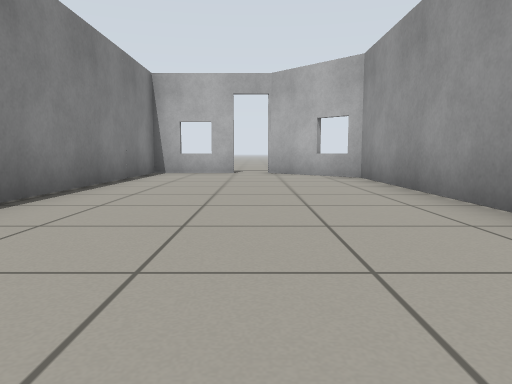
view 1 (above)

12 first-person views from a walk through a robot-simulator world made for Gazebo. The camera is 0.5 m above the floor, tilts 6° down and sees 70° across. The floor is counted in squares, 1 m on a side. Each view is taken from the middle of a square. On the plan, view 1 faces up. The plan holds only what a view shows up to about 9 squares ahead; the rest is blank.

view 2
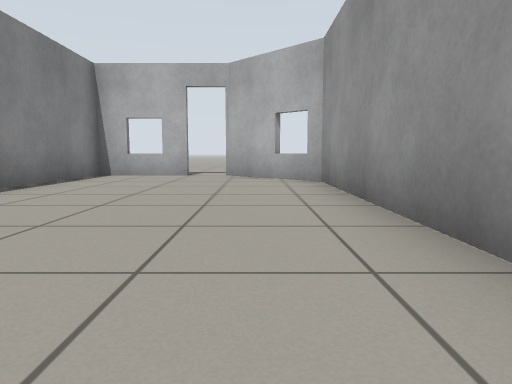

view 3
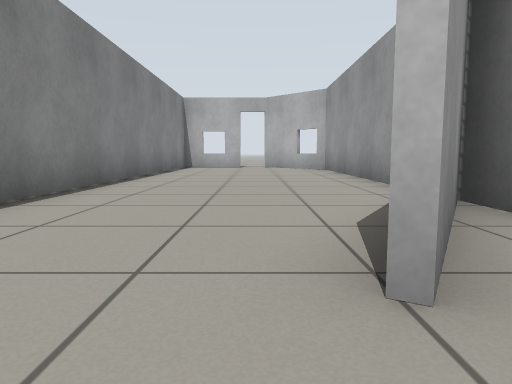

view 4
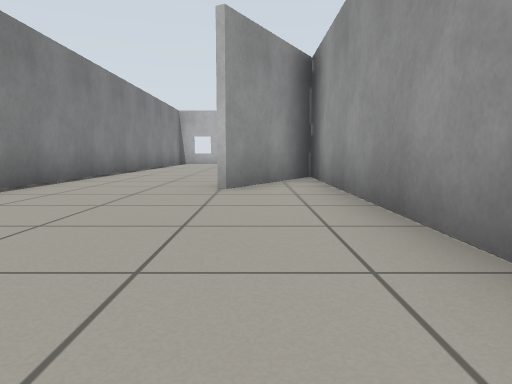

view 5
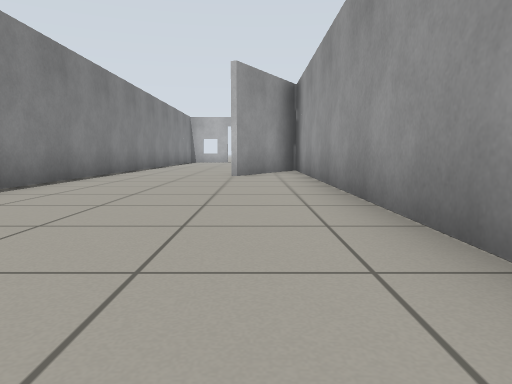

view 6
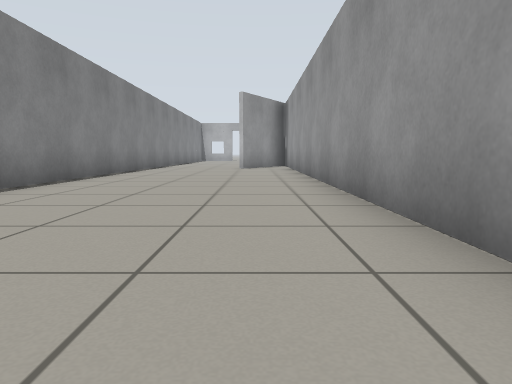

view 7
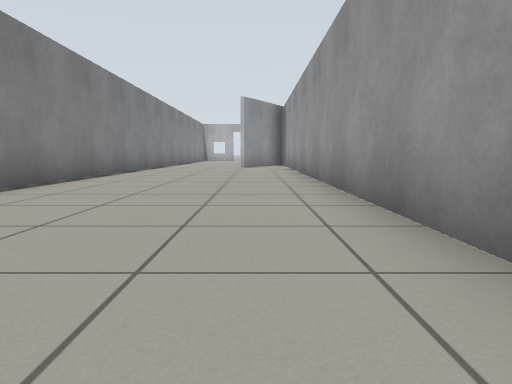

view 8
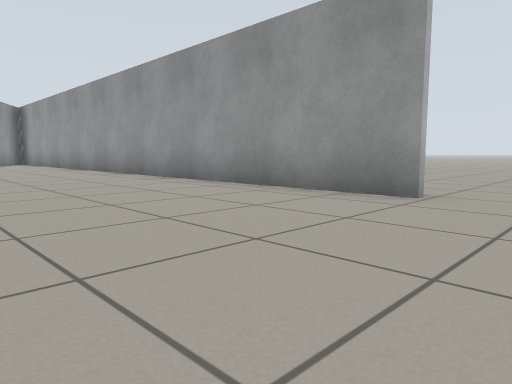

view 9
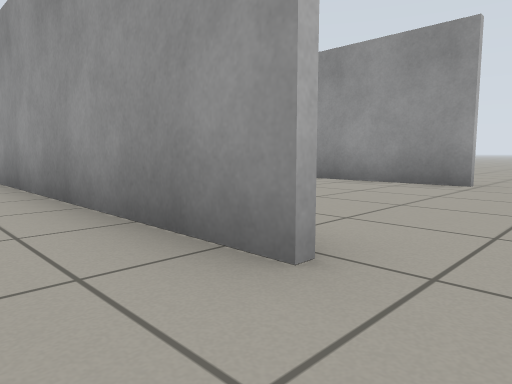

view 10
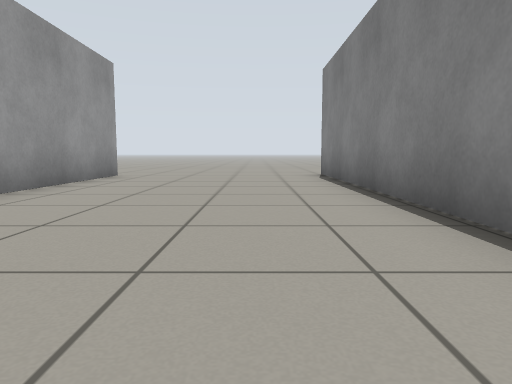

view 11
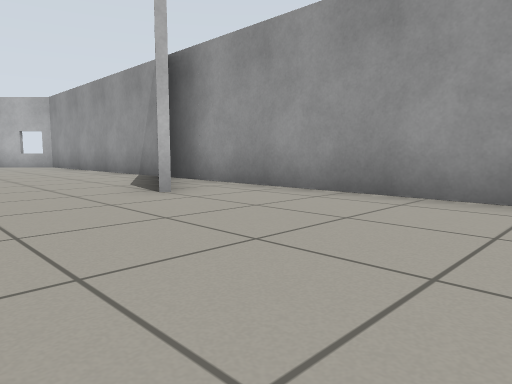

view 12
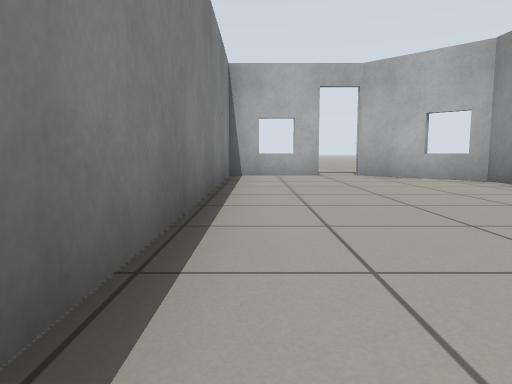

### Floor plan
Points are (right, up) in squares from view 1. A wall is a line through its corners. A room is listed if a view was taken in it or the views show most of it. See-through windows are left out.
Room 1 (views 1, 2, 3, 4, 5, 6, 7, 8, 10, 11, 12)
walls: (2.2, -17.5) (2.2, 7.6) (0.3, 9.5); (-0.5, 9.4) (-2.6, 9.4) (-2.6, -17.9)
ways out: opening at (-3, -18.5) to room 2; opening at (2, -18.5); open door at (0, 9.5)
Room 2 (view 9)
walls: (-2.7, -18) (-2.7, -11.8)
ways out: opening at (-3, -18.5) to room 1

Where each view was taken, in squares from view 1:
view 1: 0 up, 0 right, facing up
view 2: 1 up, 1 right, facing up
view 3: 4 down, 0 right, facing up
view 4: 8 down, 1 right, facing up
view 5: 11 down, 1 right, facing up
view 6: 15 down, 1 right, facing up
view 7: 16 down, 1 right, facing up
view 8: 19 down, 2 left, facing up-right
view 9: 19 down, 4 left, facing up-right
view 10: 9 down, 1 left, facing down
view 11: 7 down, 2 left, facing up-right
view 12: 1 up, 2 left, facing up
